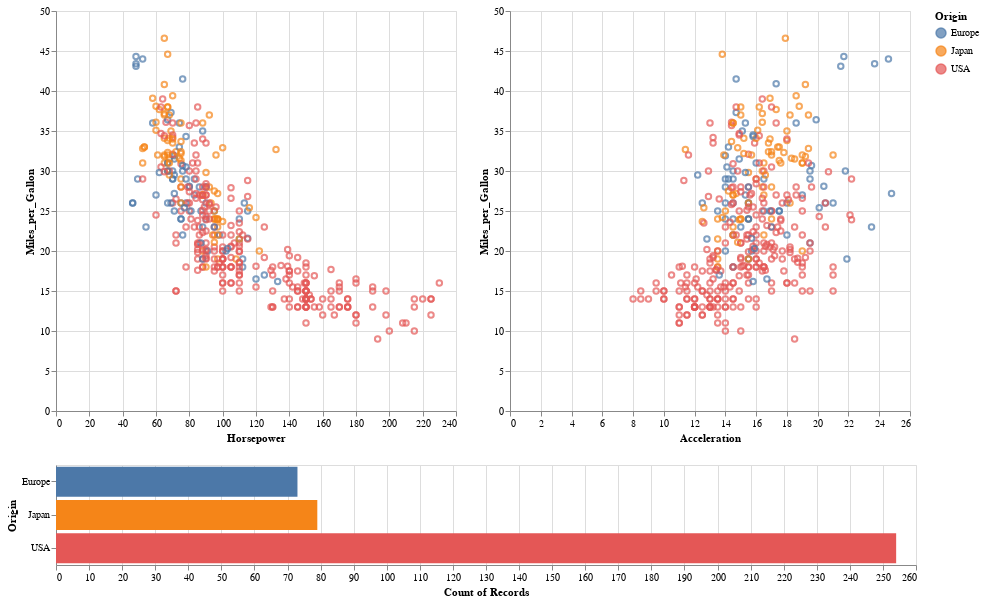

The cell this chart's notebook holds for it:
### Code cell
import altair as alt
from vega_datasets import data

source = data.cars()

brush = alt.selection(type='interval', resolve='global')

base = alt.Chart(source).mark_point().encode(
    y='Miles_per_Gallon',
    color=alt.condition(brush, 'Origin', alt.ColorValue('grey')),
).add_selection(
    brush
).properties(
    width=400,
    height=400
)

bars = alt.Chart(source).mark_bar().encode(
    y='Origin:N',
    color='Origin:N',
    x='count(Origin):Q'
).transform_filter(
    brush
).properties(
    width=860,
    height=100
)

alt.vconcat(alt.hconcat(base.encode(x='Horsepower'), base.encode(x='Acceleration')), bars)

### Figure 1 — Vega-Lite specification as saved in the notebook (floating-point values rounded to 4 significant figures; data arrays with more than 128 entries replaced by an {"elided": "..."} marker saying what was removed)
{"$schema": "https://vega.github.io/schema/vega-lite/v3.4.0.json", "config": {"mark": {"tooltip": null}, "view": {"height": 300, "width": 400}}, "data": {"name": "data-f02450ab61490a1363517a0190416235"}, "datasets": {"data-f02450ab61490a1363517a0190416235": {"elided": "406 records"}}, "vconcat": [{"hconcat": [{"encoding": {"color": {"condition": {"field": "Origin", "selection": "selector006", "type": "nominal"}, "value": "grey"}, "x": {"field": "Horsepower", "type": "quantitative"}, "y": {"field": "Miles_per_Gallon", "type": "quantitative"}}, "height": 400, "mark": "point", "selection": {"selector006": {"resolve": "global", "type": "interval"}}, "width": 400}, {"encoding": {"color": {"condition": {"field": "Origin", "selection": "selector006", "type": "nominal"}, "value": "grey"}, "x": {"field": "Acceleration", "type": "quantitative"}, "y": {"field": "Miles_per_Gallon", "type": "quantitative"}}, "height": 400, "mark": "point", "selection": {"selector006": {"resolve": "global", "type": "interval"}}, "width": 400}]}, {"encoding": {"color": {"field": "Origin", "type": "nominal"}, "x": {"aggregate": "count", "field": "Origin", "type": "quantitative"}, "y": {"field": "Origin", "type": "nominal"}}, "height": 100, "mark": "bar", "transform": [{"filter": {"selection": "selector006"}}], "width": 860}]}
